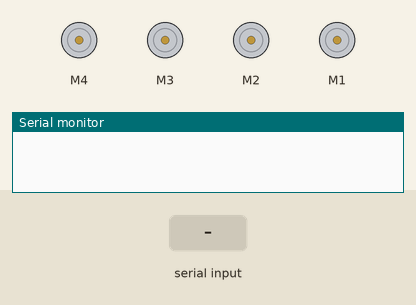
The sketch below on a simulated Arduino Uno, built with avr-gcc and run on an emulated ATmega328P. Shown: 4 × DC motor (green arrow = forward, orange = backward, longer = faster), the last lines printed to the serial monitor. The test bench sets the inputs (shaded band).

Above: at 1.2 s.
1.3 s: "forward" received over Serial
At 2.4 s:
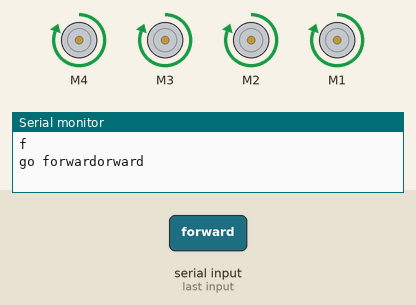
2.8 s: "backward" received over Serial
At 3.5 s:
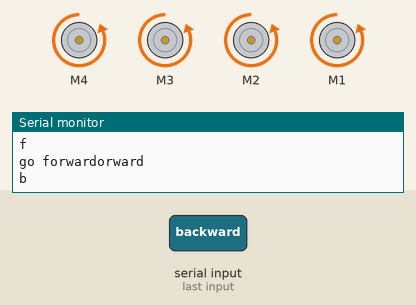
4.3 s: "right" received over Serial
At 4.7 s:
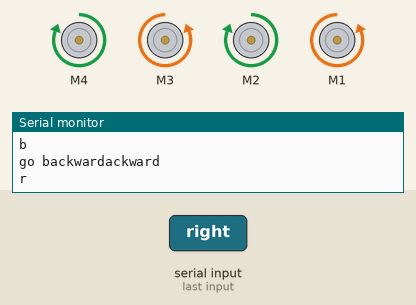
5.8 s: "left" received over Serial
At 7.0 s:
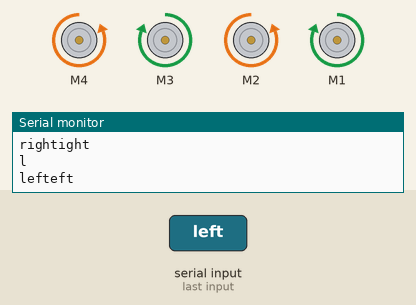
Timing chart, 0 to 8.3 s (numbered marks = the images above; inputs shaded):
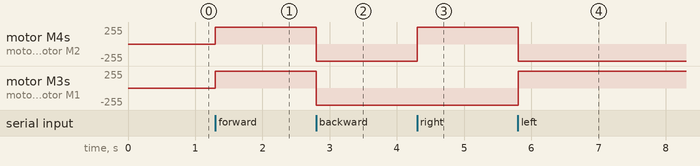

Measured:
- after the input at 1.3 s, motor M4, motor M3, motor M2, motor M1: stopped → forward 255/255 at once
- after the input at 2.8 s, motor M4, motor M3, motor M2, motor M1: forward 255/255 → backward 255/255 at once
- after the input at 4.3 s, motor M4, motor M2: backward 255/255 → forward 255/255 at once
- after the input at 5.8 s, motor M4, motor M2: forward 255/255 → backward 255/255 at once; motor M3, motor M1: backward 255/255 → forward 255/255 at once

The sketch:

BLEForward.ino
```cpp
#include <AFMotor.h>

AF_DCMotor motor4(4);
AF_DCMotor motor3(3);
AF_DCMotor motor2(2);
AF_DCMotor motor1(1);
char junk;
String inputString="";

void setup()
{
  Serial.begin(9600);
  //Set initial speed of the motor & stop
  motor4.setSpeed(200);
  motor4.run(RELEASE);

  motor3.setSpeed(200);
  motor3.run(RELEASE);

  motor2.setSpeed(200);
  motor2.run(RELEASE);

  motor1.setSpeed(200);
  motor1.run(RELEASE);
}

void switchDir(String dir)
{
  if(dir.equals("forward")){
    motor4.run(FORWARD);
    motor3.run(FORWARD);
    motor2.run(FORWARD);
    motor1.run(FORWARD);
  }
  else if(dir.equals("backward")){
    motor4.run(BACKWARD);
    motor3.run(BACKWARD);
    motor2.run(BACKWARD);
    motor1.run(BACKWARD);
  }
  else if(dir.equals("right")){
    motor4.run(FORWARD);
    motor3.run(BACKWARD);
    motor2.run(FORWARD);
    motor1.run(BACKWARD);
  }
  else if(dir.equals("left")){
    motor4.run(BACKWARD);
    motor3.run(FORWARD);
    motor2.run(BACKWARD);
    motor1.run(FORWARD);
  }
  else if(dir.equals("rightDiagF")){
    motor4.run(FORWARD);
    motor3.run(RELEASE);
    motor2.run(FORWARD);
    motor1.run(RELEASE);
  }
  else if(dir.equals("rightDiagB")){
    motor4.run(BACKWARD);
    motor3.run(RELEASE);
    motor2.run(BACKWARD);
    motor1.run(RELEASE);
  }
  else if(dir.equals("leftDiagF")){
    motor4.run(RELEASE);
    motor3.run(FORWARD);
    motor2.run(RELEASE);
    motor1.run(FORWARD);
  }
  else if(dir.equals("leftDiagB")){
    motor4.run(RELEASE);
    motor3.run(BACKWARD);
    motor2.run(RELEASE);
    motor1.run(BACKWARD);
  }
  else if(dir.equals("concerningR")){
    motor4.run(FORWARD);
    motor3.run(RELEASE);
    motor2.run(RELEASE);
    motor1.run(FORWARD);
  }
  else if(dir.equals("concerningL")){
    motor4.run(RELEASE);
    motor3.run(FORWARD);
    motor2.run(FORWARD);
    motor1.run(RELEASE);
  }
  else if(dir.equals("turnRound")){
    motor4.run(FORWARD);
    motor3.run(BACKWARD);
    motor2.run(BACKWARD);
    motor1.run(FORWARD);
  }
  else if(dir.equals("stop")) {
    motor4.run(RELEASE);
    motor3.run(RELEASE);
    motor2.run(RELEASE);
    motor1.run(RELEASE);
  }
}

void turnAngle(uint8_t angle) {

    motor4.run(RELEASE);
    motor3.run(FORWARD);
    motor2.run(FORWARD);
    motor1.run(RELEASE);
    uint8_t i;
    for (i=0; i<255; i++) {
      setSpeeds(i, i, i, i);
      delay(10);
    }
}

void setSpeeds(uint8_t sp1, uint8_t sp2, uint8_t sp3, uint8_t sp4)
{
    motor4.setSpeed(sp4);
    motor3.setSpeed(sp3);
    motor2.setSpeed(sp2);
    motor1.setSpeed(sp1);
}

void testMotors() {

  uint8_t i;
  // Now change motor direction
  motor4.run(FORWARD);
  motor3.run(FORWARD);
  motor2.run(FORWARD);
  motor1.run(FORWARD);

  // Accelerate from zero to maximum speed
  for (i=0; i<255; i++)
  {
    setSpeeds(i, i, i, i);
    delay(10);
  }

  // Decelerate from maximum speed to zero
  for (i=255; i!=0; i--)
  {
    setSpeeds(i, i, i, i);
    delay(10);
  }

  // Now change motor direction
  motor4.run(BACKWARD);
  motor3.run(BACKWARD);
  motor2.run(BACKWARD);
  motor1.run(BACKWARD);

  // Accelerate from zero to maximum speed
  for (i=0; i<255; i++)
  {
    motor4.setSpeed(i);
    motor3.setSpeed(i);
    motor2.setSpeed(i);
    motor1.setSpeed(i);
    delay(10);
  }

  // Decelerate from maximum speed to zero
  for (i=255; i!=0; i--)
  {
    motor4.setSpeed(i);
    motor3.setSpeed(i);
    motor2.setSpeed(i);
    motor1.setSpeed(i);
    delay(10);
  }

  // Now turn off motor
  motor4.run(RELEASE);
  motor3.run(RELEASE);
  motor2.run(RELEASE);
  motor1.run(RELEASE);
  delay(1000);
}

void loop()
{
  uint8_t i;

  if (Serial.available() > 0) {
//    input_bytes = Serial.readStringUntil('\n');
//    {junk = Serial.read() ;}
        while(Serial.available())
    {
      char inChar = (char)Serial.read(); //read the input
      inputString += inChar;        //make a string of the characters coming on serial
    }
    Serial.println(inputString);
    { junk = Serial.read() ; }
    if (inputString == "f") {
      // Now change motor direction
      switchDir("forward");
      setSpeeds(255, 255, 255, 255);
      delay(1000);

      Serial.write("go forward");
     }

    }
    if (inputString == "b") {
      // Now change motor direction
       switchDir("backward");
       setSpeeds(255, 255, 255, 255);
       delay(1000);

      Serial.write("go backward");
    }
    if(inputString == "s") {
      switchDir("stop");
      Serial.write("stop");
    }
    if(inputString == "r"){
      switchDir("right");
      setSpeeds(255, 255, 255, 255);
      delay(1000);

      Serial.write("right");
    }
    if(inputString == "l") {
      switchDir("left");
      setSpeeds(255, 255, 255, 255);
      delay(1000);

      Serial.write("left");
    }
//    else {
//      Serial.write("invalid input");
      /* motor4.run(RELEASE);
      motor3.run(RELEASE);
      motor2.run(RELEASE);
      motor1.run(RELEASE);*/
//    }
  inputString = "";
  }
//  motor4.run(RELEASE);
//  motor3.run(RELEASE);
//  motor2.run(RELEASE);
//  motor1.run(RELEASE);
//  delay(1000);


////////////////////////////////////////////////////////////////////////////////

//char junk;
//String inputString="";
//
//void setup()                    // run once, when the sketch starts
//{
// Serial.begin(9600);            // set the baud rate to 9600, same should be of your Serial Monitor
// pinMode(13, OUTPUT);
//}

//void loop()
//{
//  if(Serial.available()){
//  while(Serial.available())
//    {
//      char inChar = (char)Serial.read(); //read the input
//      inputString += inChar;        //make a string of the characters coming on serial
//    }
//    Serial.println(inputString);
//    while (Serial.available() > 0)
//    { junk = Serial.read() ; }      // clear the serial buffer
//    if(inputString == "a"){         //in case of 'a' turn the LED on
//      digitalWrite(13, HIGH);
//    }else if(inputString == "b"){   //incase of 'b' turn the LED off
//      digitalWrite(13, LOW);
//    }
//    inputString = "";
//  }
//}
```
